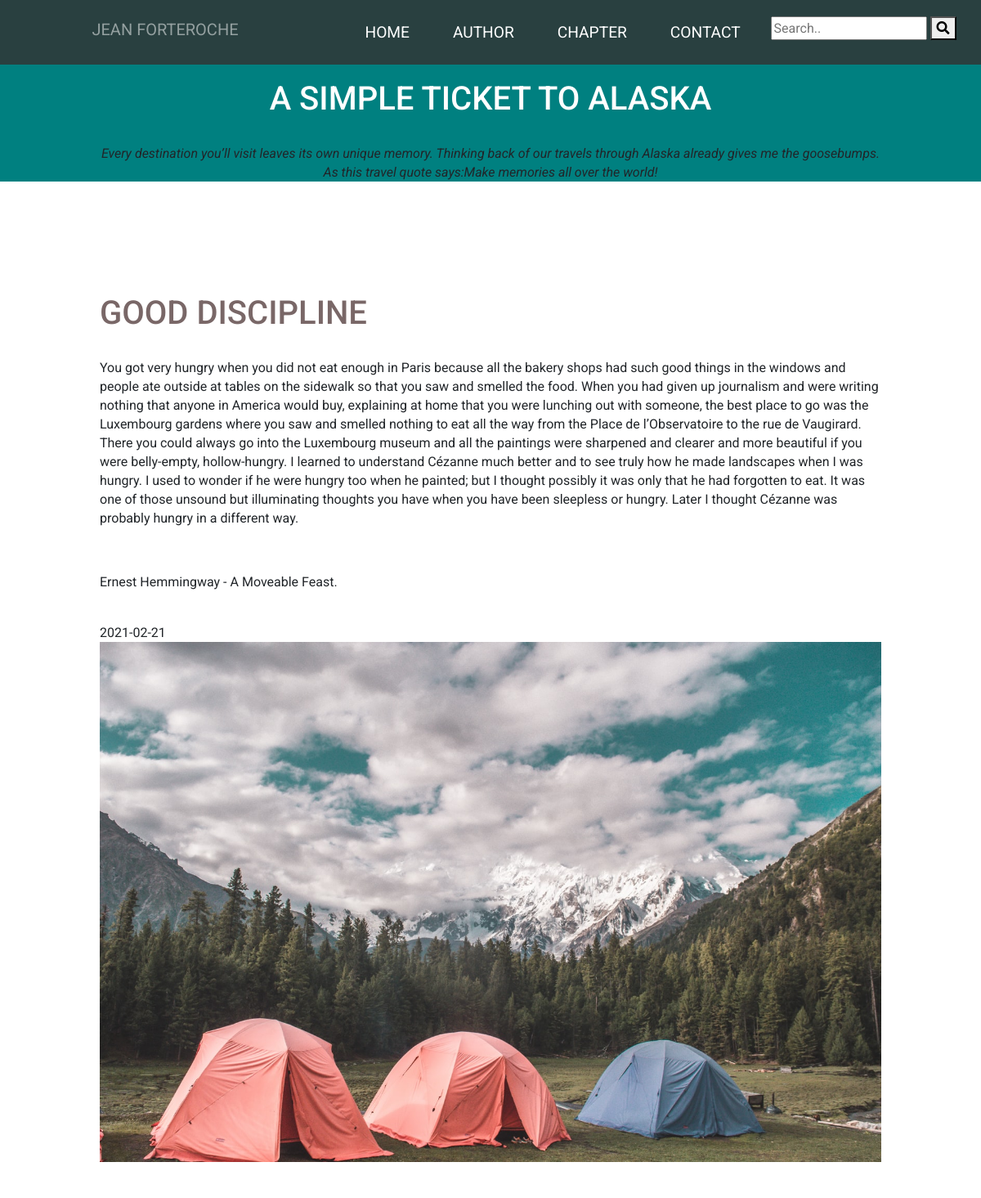
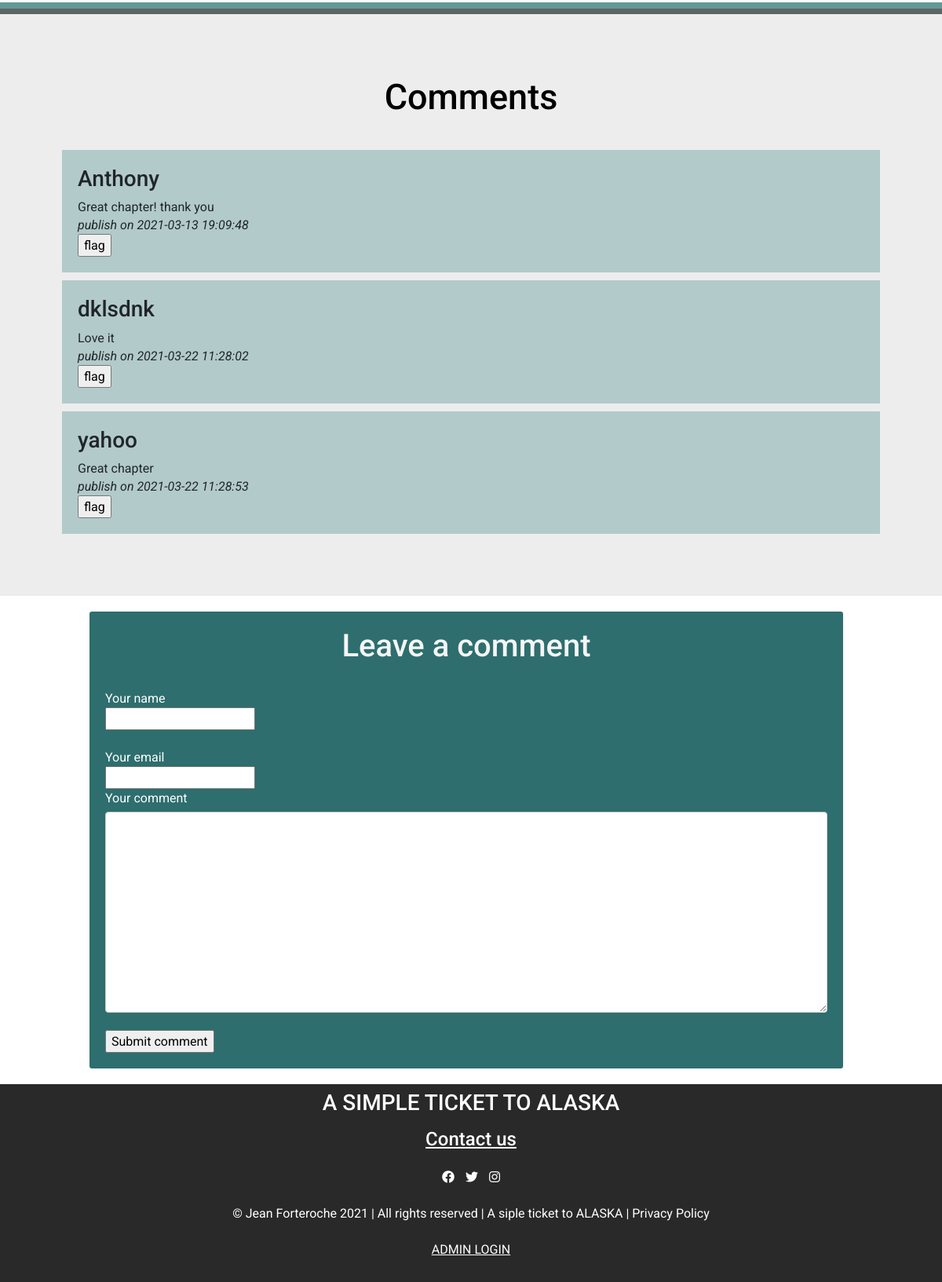
The app's page /index.php?action=chapter&id=10 with its own data (2 pictures, top to bottom).
### tables this page shows
CREATE TABLE `chapter` (
  `id` int(11) NOT NULL,
  `title` text NOT NULL,
  `body` text NOT NULL,
  `published_date` date NOT NULL,
  `number` int(11) NOT NULL,
  `image` text,
  `draft` tinyint(1) NOT NULL DEFAULT '1'
);

CREATE TABLE `comment` (
  `id` int(11) NOT NULL,
  `parent_id` int(11) DEFAULT NULL,
  `chapter_id` int(11) NOT NULL,
  `comment` text NOT NULL,
  `comment_date` datetime NOT NULL,
  `author` text NOT NULL,
  `to_validate` tinyint(1) NOT NULL DEFAULT '1',
  `flag` tinyint(1) NOT NULL DEFAULT '0',
  `validated` tinyint(1) NOT NULL DEFAULT '1',
  `email` text NOT NULL
);

### controllers/frontend/controller.php (called while the page is built, shortened)
<?php
require('models/frontend/ChapterManager.php');
require('models/frontend/contactManager.php');
require('models/frontend/commentManager.php');
function chapter($id)
{
    $chapterManager = new ChapterManagerFrontend();
    $chapter = $chapterManager->getChapter($id);
    $commentManagerFrontend = new CommentManagerFrontend();
    $chapterComments = $commentManagerFrontend->getCommentsForChapter($id);
    require('views/frontend/chapter.php');
}
?>

### models/frontend/ChapterManager.php (called while the page is built, shortened)
<?php
class ChapterManagerFrontend
{
    public function getChapter($id)
    {
        global $db;
        $req = $db->prepare('
            SELECT *
            FROM chapter
            WHERE id = ?
            AND draft = 0
        ');
        $req->execute(array($id));
        $result = $req->fetch();
        return $result;
    }
}
?>

### models/frontend/commentManager.php (called while the page is built, shortened)
<?php
class commentManagerFrontend
{
    public function getCommentsForChapter($chapter_id) {
        global $db;
        $sql = $db->prepare('SELECT * FROM comment WHERE chapter_id = ?');
        $sql->execute(array($chapter_id));
        $comments = $sql->fetchall();
        return $comments;
    }
}
?>

### views/frontend/commentList.php (the view, shortened to what this page needs)
<?php foreach ($chapterComments as $comment) { ?>
    <div class="comment_content">
        <h3><?php echo $comment['author'] ?></h3>
        <?php echo $comment['comment'] ?><br>
        <i> publish on
            <?php echo $comment['comment_date'] ?></i>
        <br>
        <form action="index.php?action=flagComment" method="post" class="flagform">
            <input type="submit" value="flag" />
        </form>
    </div>
<?php } ?>

### views/frontend/chapter.php (shortened to what this page needs)
<div class="chapters_content">
    <h1>A SIMPLE TICKET TO ALASKA</h1>
    <br>
    <p><i>Every destination you’ll visit leaves its own unique memory.
            Thinking back of our travels through Alaska already gives me the goosebumps. </br>
            As this travel quote says:Make memories all over the world!
        </i>
    </p>
</div>
<div class="content">
     <h1><?php echo $chapter['title'] ?></h1><br>
    <?php echo $chapter['body'] ?><br>
    <?php echo $chapter['published_date'] ?><br>
    <img src="/public/images/<?php echo $chapter['image'] ?>" /><br>
</div>
<section id="commentListContent">
    <h2> Comments </h2>
    <?php require 'views/frontend/commentList.php'; ?>
</section>
<div class="commentSection">
    <?php require 'views/frontend/comment.php'; ?>
</div>
<?php require 'views/frontend/template.php'; ?>

### public/style/index.css (style rules this page uses)
body, html, .bloc_page { height: 100%; }
body { font-family: 'Roboto', condensed; margin: 0px; line-height: 23px; }
img { width: 100%; height: auto; }
h1, .chapters_content h3 a { color: white; }
.content h1, h2 { color: #796767; }
.container_post h2, .chapters_content, #slogan, .commentSection h2, .chapters_content_head, .container_contact h3, .chapters_content_head, .chapterlist a, .read_more, #dashboard h1 { text-align: center; }
.chapters_content { background-color: teal; margin-bottom: 37px; margin-top: 35px; padding-top: 62px }
.content { padding: 30px; }
#commentListContent { margin-top: 17px; background-color: #b7b7b740; align-items: center; padding: 24px; border-top: 4mm ridge rgba(16, 99, 99, 0.61); }
@media screen and (min-width: 1200px) { .content { padding-right: 122px; padding-top: 100px; padding-left: 122px; } }
@media screen and (min-width: 1200px) { #commentListContent { margin-top: 17px; background-color: #b7b7b740; align-items: center; padding: 79px; border-top: 4mm ridge rgba(16, 99, 99, 0.61); } }
@media screen and (min-width: 1200px) { #commentListContent .comment_content { padding: 20px; background-color: rgb(178, 202, 202); margin-top: 10px; } }
@media screen and (min-width: 1200px) { #commentListContent h2 { text-align: center; font-size: 45px; } }
@media screen and (min-width: 1200px) { #dashboard h1, h2, .chapters_content h3 a { color: black; padding-bottom: 30px; } }

### records on screen
chapter: title "GOOD DISCIPLINE", body "You got very hungry when you did not eat enough in Paris because all the bakery shops had such good things in the windows and people ate outside at tables on the sidewalk so that you saw and smelled the food. When you had given up journalism and were writing nothing that anyone in America would buy, explaining at home that you were lunching out with someone, the best place to go was the Luxembourg gardens where you saw and smelled nothing to eat all the way from the Place de l’Observatoire to the rue de Vaugirard. There you could always go into the Luxembourg museum and all the paintings were sharpened and clearer and more beautiful if you were belly-empty, hollow-hungry. I learned to…", published_date "2021-02-21", image (picture)
comment: author "Anthony", comment "Great chapter! thank you", comment_date "2021-03-13 19:09:48"
comment: author "dklsdnk", comment "Love it", comment_date "2021-03-22 11:28:02"
comment: author "yahoo", comment "Great chapter", comment_date "2021-03-22 11:28:53"
